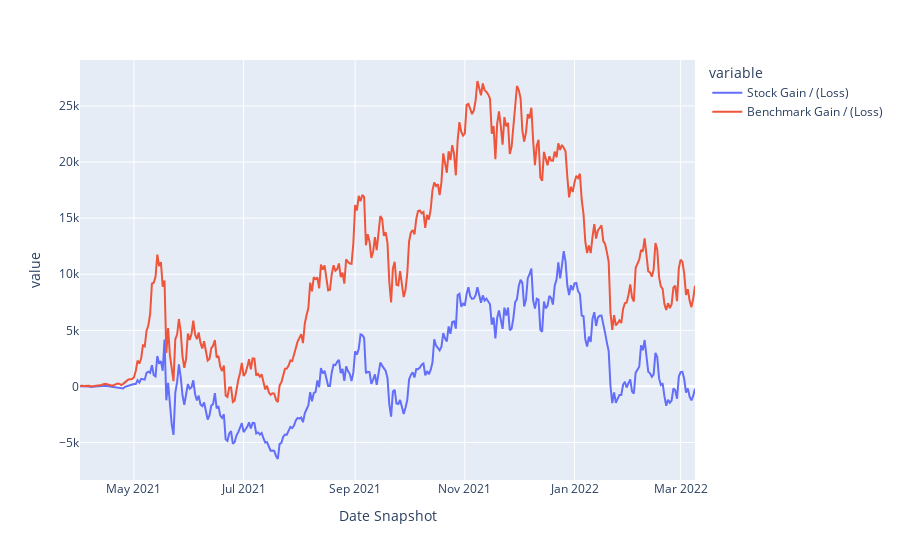
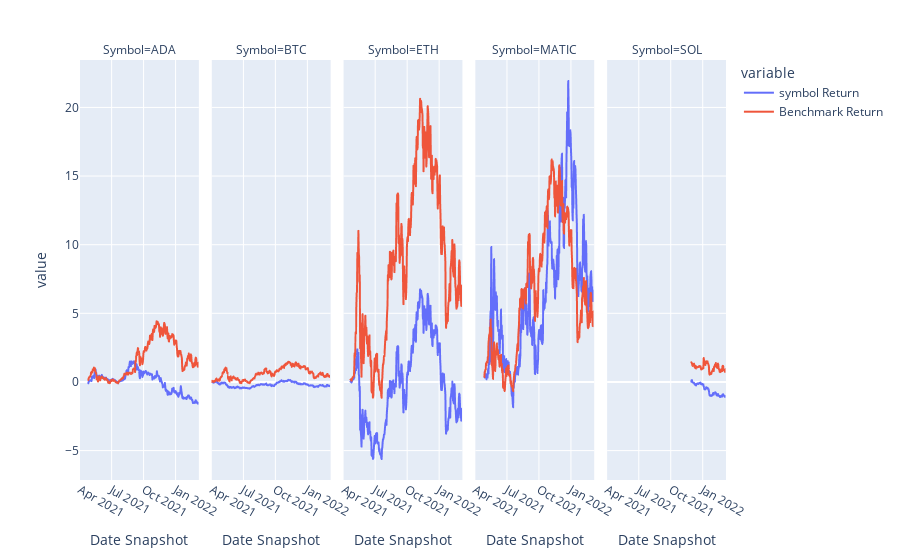

The notebook cell these images were saved under, in order:
### Code cell
t.line(combined_df, 'Stock Gain / (Loss)', 'Benchmark Gain / (Loss)')
t.line_facets(combined_df, 'symbol Return', 'Benchmark Return')

### Figure 1 — Plotly figure (JSON) as saved in the notebook; plotly's stock layout.template omitted (floating-point values rounded to 4 significant figures; data arrays with more than 128 entries replaced by an {"elided": "..."} marker saying what was removed)
{"data": [{"hovertemplate": "variable=Stock Gain / (Loss)<br>Date Snapshot=%{x}<br>value=%{y}<extra></extra>", "legendgroup": "Stock Gain / (Loss)", "line": {"color": "#636efa", "dash": "solid"}, "marker": {"symbol": "circle"}, "mode": "lines", "name": "Stock Gain / (Loss)", "orientation": "v", "showlegend": true, "type": "scatter", "x": {"elided": "343 str values"}, "xaxis": "x", "y": {"elided": "343 float values"}, "yaxis": "y"}, {"hovertemplate": "variable=Benchmark Gain / (Loss)<br>Date Snapshot=%{x}<br>value=%{y}<extra></extra>", "legendgroup": "Benchmark Gain / (Loss)", "line": {"color": "#EF553B", "dash": "solid"}, "marker": {"symbol": "circle"}, "mode": "lines", "name": "Benchmark Gain / (Loss)", "orientation": "v", "showlegend": true, "type": "scatter", "x": {"elided": "343 str values"}, "xaxis": "x", "y": {"elided": "343 float values"}, "yaxis": "y"}], "layout": {"legend": {"title": {"text": "variable"}, "tracegroupgap": 0}, "margin": {"t": 60}, "xaxis": {"anchor": "y", "domain": [0, 1], "title": {"text": "Date Snapshot"}}, "yaxis": {"anchor": "x", "domain": [0, 1], "title": {"text": "value"}}}}

### Figure 2 — Plotly figure (JSON) as saved in the notebook; plotly's stock layout.template omitted (floating-point values rounded to 4 significant figures; data arrays with more than 128 entries replaced by an {"elided": "..."} marker saying what was removed)
{"data": [{"hovertemplate": "variable=symbol Return<br>Symbol=ADA<br>Date Snapshot=%{x}<br>value=%{y}<extra></extra>", "legendgroup": "symbol Return", "line": {"color": "#636efa", "dash": "solid"}, "marker": {"symbol": "circle"}, "mode": "lines", "name": "symbol Return", "showlegend": true, "type": "scattergl", "x": {"elided": "319 str values"}, "xaxis": "x", "y": {"elided": "319 float values"}, "yaxis": "y"}, {"hovertemplate": "variable=symbol Return<br>Symbol=BTC<br>Date Snapshot=%{x}<br>value=%{y}<extra></extra>", "legendgroup": "symbol Return", "line": {"color": "#636efa", "dash": "solid"}, "marker": {"symbol": "circle"}, "mode": "lines", "name": "symbol Return", "showlegend": false, "type": "scattergl", "x": {"elided": "343 str values"}, "xaxis": "x2", "y": {"elided": "343 float values"}, "yaxis": "y2"}, {"hovertemplate": "variable=symbol Return<br>Symbol=ETH<br>Date Snapshot=%{x}<br>value=%{y}<extra></extra>", "legendgroup": "symbol Return", "line": {"color": "#636efa", "dash": "solid"}, "marker": {"symbol": "circle"}, "mode": "lines", "name": "symbol Return", "showlegend": false, "type": "scattergl", "x": {"elided": "323 str values"}, "xaxis": "x3", "y": {"elided": "323 float values"}, "yaxis": "y3"}, {"hovertemplate": "variable=symbol Return<br>Symbol=MATIC<br>Date Snapshot=%{x}<br>value=%{y}<extra></extra>", "legendgroup": "symbol Return", "line": {"color": "#636efa", "dash": "solid"}, "marker": {"symbol": "circle"}, "mode": "lines", "name": "symbol Return", "showlegend": false, "type": "scattergl", "x": {"elided": "316 str values"}, "xaxis": "x4", "y": {"elided": "316 float values"}, "yaxis": "y4"}, {"hovertemplate": "variable=symbol Return<br>Symbol=SOL<br>Date Snapshot=%{x}<br>value=%{y}<extra></extra>", "legendgroup": "symbol Return", "line": {"color": "#636efa", "dash": "solid"}, "marker": {"symbol": "circle"}, "mode": "lines", "name": "symbol Return", "showlegend": false, "type": "scattergl", "x": ["2021-11-30T00:00:00+00:00", "2021-12-01T00:00:00+00:00", "2021-12-02T00:00:00+00:00", "2021-12-03T00:00:00+00:00", "2021-12-04T00:00:00+00:00", "2021-12-05T00:00:00+00:00", "2021-12-06T00:00:00+00:00", "2021-12-07T00:00:00+00:00", "2021-12-08T00:00:00+00:00", "2021-12-09T00:00:00+00:00", "2021-12-10T00:00:00+00:00", "2021-12-11T00:00:00+00:00", "2021-12-12T00:00:00+00:00", "2021-12-13T00:00:00+00:00", "2021-12-14T00:00:00+00:00", "2021-12-15T00:00:00+00:00", "2021-12-16T00:00:00+00:00", "2021-12-17T00:00:00+00:00", "2021-12-18T00:00:00+00:00", "2021-12-19T00:00:00+00:00", "2021-12-20T00:00:00+00:00", "2021-12-21T00:00:00+00:00", "2021-12-22T00:00:00+00:00", "2021-12-23T00:00:00+00:00", "2021-12-24T00:00:00+00:00", "2021-12-25T00:00:00+00:00", "2021-12-26T00:00:00+00:00", "2021-12-27T00:00:00+00:00", "2021-12-28T00:00:00+00:00", "2021-12-29T00:00:00+00:00", "2021-12-30T00:00:00+00:00", "2021-12-31T00:00:00+00:00", "2022-01-01T00:00:00+00:00", "2022-01-02T00:00:00+00:00", "2022-01-03T00:00:00+00:00", "2022-01-04T00:00:00+00:00", "2022-01-05T00:00:00+00:00", "2022-01-06T00:00:00+00:00", "2022-01-07T00:00:00+00:00", "2022-01-08T00:00:00+00:00", "2022-01-09T00:00:00+00:00", "2022-01-10T00:00:00+00:00", "2022-01-11T00:00:00+00:00", "2022-01-12T00:00:00+00:00", "2022-01-13T00:00:00+00:00", "2022-01-14T00:00:00+00:00", "2022-01-15T00:00:00+00:00", "2022-01-16T00:00:00+00:00", "2022-01-17T00:00:00+00:00", "2022-01-18T00:00:00+00:00", "2022-01-19T00:00:00+00:00", "2022-01-20T00:00:00+00:00", "2022-01-21T00:00:00+00:00", "2022-01-22T00:00:00+00:00", "2022-01-23T00:00:00+00:00", "2022-01-24T00:00:00+00:00", "2022-01-25T00:00:00+00:00", "2022-01-26T00:00:00+00:00", "2022-01-27T00:00:00+00:00", "2022-01-28T00:00:00+00:00", "2022-01-29T00:00:00+00:00", "2022-01-30T00:00:00+00:00", "2022-01-31T00:00:00+00:00", "2022-02-01T00:00:00+00:00", "2022-02-02T00:00:00+00:00", "2022-02-03T00:00:00+00:00", "2022-02-04T00:00:00+00:00", "2022-02-05T00:00:00+00:00", "2022-02-06T00:00:00+00:00", "2022-02-07T00:00:00+00:00", "2022-02-08T00:00:00+00:00", "2022-02-09T00:00:00+00:00", "2022-02-10T00:00:00+00:00", "2022-02-11T00:00:00+00:00", "2022-02-12T00:00:00+00:00", "2022-02-13T00:00:00+00:00", "2022-02-14T00:00:00+00:00", "2022-02-15T00:00:00+00:00", "2022-02-16T00:00:00+00:00", "2022-02-17T00:00:00+00:00", "2022-02-18T00:00:00+00:00", "2022-02-19T00:00:00+00:00", "2022-02-20T00:00:00+00:00", "2022-02-21T00:00:00+00:00", "2022-02-22T00:00:00+00:00", "2022-02-23T00:00:00+00:00", "2022-02-24T00:00:00+00:00", "2022-02-25T00:00:00+00:00", "2022-02-26T00:00:00+00:00", "2022-02-27T00:00:00+00:00", "2022-02-28T00:00:00+00:00", "2022-03-01T00:00:00+00:00", "2022-03-02T00:00:00+00:00", "2022-03-03T00:00:00+00:00", "2022-03-04T00:00:00+00:00", "2022-03-05T00:00:00+00:00", "2022-03-06T00:00:00+00:00", "2022-03-07T00:00:00+00:00", "2022-03-08T00:00:00+00:00", "2022-03-09T00:00:00+00:00"], "xaxis": "x5", "y": [0.01146, 0.115, 0.1366, 0.02525, -0.02373, -0.04697, -0.05483, -0.07146, -0.05782, -0.119, -0.1851, -0.1656, -0.1579, -0.2445, -0.2519, -0.1325, -0.1426, -0.1425, -0.1067, -0.1203, -0.1543, -0.1238, -0.134, -0.07831, -0.0771, -0.06329, -0.0397, -0.05268, -0.1387, -0.175, -0.1621, -0.1777, -0.138, -0.1483, -0.1725, -0.1826, -0.3288, -0.3772, -0.5369, -0.4712, -0.4882, -0.5375, -0.4968, -0.3839, -0.4468, -0.4395, -0.422, -0.4201, -0.5054, -0.4769, -0.541, -0.6297, -0.7972, -0.9882, -0.9299, -1.014, -0.9787, -0.9999, -1.02, -1.002, -0.9482, -0.9804, -0.9175, -0.811, -0.9016, -0.9187, -0.8059, -0.7876, -0.7732, -0.7499, -0.7878, -0.7833, -0.8657, -0.9651, -0.9701, -1.0, -0.9605, -0.8744, -0.9077, -0.9982, -1.03, -1.015, -1.021, -1.104, -1.07, -1.085, -1.029, -0.999, -1.025, -1.068, -0.9184, -0.92, -0.8961, -0.9478, -1.016, -1.0, -1.052, -1.079, -1.08, -1.029], "yaxis": "y5"}, {"hovertemplate": "variable=Benchmark Return<br>Symbol=ADA<br>Date Snapshot=%{x}<br>value=%{y}<extra></extra>", "legendgroup": "Benchmark Return", "line": {"color": "#EF553B", "dash": "solid"}, "marker": {"symbol": "circle"}, "mode": "lines", "name": "Benchmark Return", "showlegend": true, "type": "scattergl", "x": {"elided": "319 str values"}, "xaxis": "x", "y": {"elided": "319 float values"}, "yaxis": "y"}, {"hovertemplate": "variable=Benchmark Return<br>Symbol=BTC<br>Date Snapshot=%{x}<br>value=%{y}<extra></extra>", "legendgroup": "Benchmark Return", "line": {"color": "#EF553B", "dash": "solid"}, "marker": {"symbol": "circle"}, "mode": "lines", "name": "Benchmark Return", "showlegend": false, "type": "scattergl", "x": {"elided": "343 str values"}, "xaxis": "x2", "y": {"elided": "343 float values"}, "yaxis": "y2"}, {"hovertemplate": "variable=Benchmark Return<br>Symbol=ETH<br>Date Snapshot=%{x}<br>value=%{y}<extra></extra>", "legendgroup": "Benchmark Return", "line": {"color": "#EF553B", "dash": "solid"}, "marker": {"symbol": "circle"}, "mode": "lines", "name": "Benchmark Return", "showlegend": false, "type": "scattergl", "x": {"elided": "323 str values"}, "xaxis": "x3", "y": {"elided": "323 float values"}, "yaxis": "y3"}, {"hovertemplate": "variable=Benchmark Return<br>Symbol=MATIC<br>Date Snapshot=%{x}<br>value=%{y}<extra></extra>", "legendgroup": "Benchmark Return", "line": {"color": "#EF553B", "dash": "solid"}, "marker": {"symbol": "circle"}, "mode": "lines", "name": "Benchmark Return", "showlegend": false, "type": "scattergl", "x": {"elided": "316 str values"}, "xaxis": "x4", "y": {"elided": "316 float values"}, "yaxis": "y4"}, {"hovertemplate": "variable=Benchmark Return<br>Symbol=SOL<br>Date Snapshot=%{x}<br>value=%{y}<extra></extra>", "legendgroup": "Benchmark Return", "line": {"color": "#EF553B", "dash": "solid"}, "marker": {"symbol": "circle"}, "mode": "lines", "name": "Benchmark Return", "showlegend": false, "type": "scattergl", "x": ["2021-11-30T00:00:00+00:00", "2021-12-01T00:00:00+00:00", "2021-12-02T00:00:00+00:00", "2021-12-03T00:00:00+00:00", "2021-12-04T00:00:00+00:00", "2021-12-05T00:00:00+00:00", "2021-12-06T00:00:00+00:00", "2021-12-07T00:00:00+00:00", "2021-12-08T00:00:00+00:00", "2021-12-09T00:00:00+00:00", "2021-12-10T00:00:00+00:00", "2021-12-11T00:00:00+00:00", "2021-12-12T00:00:00+00:00", "2021-12-13T00:00:00+00:00", "2021-12-14T00:00:00+00:00", "2021-12-15T00:00:00+00:00", "2021-12-16T00:00:00+00:00", "2021-12-17T00:00:00+00:00", "2021-12-18T00:00:00+00:00", "2021-12-19T00:00:00+00:00", "2021-12-20T00:00:00+00:00", "2021-12-21T00:00:00+00:00", "2021-12-22T00:00:00+00:00", "2021-12-23T00:00:00+00:00", "2021-12-24T00:00:00+00:00", "2021-12-25T00:00:00+00:00", "2021-12-26T00:00:00+00:00", "2021-12-27T00:00:00+00:00", "2021-12-28T00:00:00+00:00", "2021-12-29T00:00:00+00:00", "2021-12-30T00:00:00+00:00", "2021-12-31T00:00:00+00:00", "2022-01-01T00:00:00+00:00", "2022-01-02T00:00:00+00:00", "2022-01-03T00:00:00+00:00", "2022-01-04T00:00:00+00:00", "2022-01-05T00:00:00+00:00", "2022-01-06T00:00:00+00:00", "2022-01-07T00:00:00+00:00", "2022-01-08T00:00:00+00:00", "2022-01-09T00:00:00+00:00", "2022-01-10T00:00:00+00:00", "2022-01-11T00:00:00+00:00", "2022-01-12T00:00:00+00:00", "2022-01-13T00:00:00+00:00", "2022-01-14T00:00:00+00:00", "2022-01-15T00:00:00+00:00", "2022-01-16T00:00:00+00:00", "2022-01-17T00:00:00+00:00", "2022-01-18T00:00:00+00:00", "2022-01-19T00:00:00+00:00", "2022-01-20T00:00:00+00:00", "2022-01-21T00:00:00+00:00", "2022-01-22T00:00:00+00:00", "2022-01-23T00:00:00+00:00", "2022-01-24T00:00:00+00:00", "2022-01-25T00:00:00+00:00", "2022-01-26T00:00:00+00:00", "2022-01-27T00:00:00+00:00", "2022-01-28T00:00:00+00:00", "2022-01-29T00:00:00+00:00", "2022-01-30T00:00:00+00:00", "2022-01-31T00:00:00+00:00", "2022-02-01T00:00:00+00:00", "2022-02-02T00:00:00+00:00", "2022-02-03T00:00:00+00:00", "2022-02-04T00:00:00+00:00", "2022-02-05T00:00:00+00:00", "2022-02-06T00:00:00+00:00", "2022-02-07T00:00:00+00:00", "2022-02-08T00:00:00+00:00", "2022-02-09T00:00:00+00:00", "2022-02-10T00:00:00+00:00", "2022-02-11T00:00:00+00:00", "2022-02-12T00:00:00+00:00", "2022-02-13T00:00:00+00:00", "2022-02-14T00:00:00+00:00", "2022-02-15T00:00:00+00:00", "2022-02-16T00:00:00+00:00", "2022-02-17T00:00:00+00:00", "2022-02-18T00:00:00+00:00", "2022-02-19T00:00:00+00:00", "2022-02-20T00:00:00+00:00", "2022-02-21T00:00:00+00:00", "2022-02-22T00:00:00+00:00", "2022-02-23T00:00:00+00:00", "2022-02-24T00:00:00+00:00", "2022-02-25T00:00:00+00:00", "2022-02-26T00:00:00+00:00", "2022-02-27T00:00:00+00:00", "2022-02-28T00:00:00+00:00", "2022-03-01T00:00:00+00:00", "2022-03-02T00:00:00+00:00", "2022-03-03T00:00:00+00:00", "2022-03-04T00:00:00+00:00", "2022-03-05T00:00:00+00:00", "2022-03-06T00:00:00+00:00", "2022-03-07T00:00:00+00:00", "2022-03-08T00:00:00+00:00", "2022-03-09T00:00:00+00:00"], "xaxis": "x5", "y": [1.435, 1.414, 1.377, 1.222, 1.169, 1.212, 1.301, 1.28, 1.331, 1.173, 1.057, 1.15, 1.177, 0.9978, 0.9819, 1.12, 1.083, 1.056, 1.099, 1.078, 1.078, 1.122, 1.094, 1.161, 1.13, 1.154, 1.14, 1.123, 1.001, 0.9028, 0.9539, 0.9287, 0.9743, 1.006, 0.9825, 1.003, 1.74, 1.605, 1.348, 1.242, 1.314, 1.242, 1.394, 1.512, 1.378, 1.455, 1.476, 1.5, 1.354, 1.327, 1.252, 1.16, 0.6862, 0.5258, 0.663, 0.5675, 0.5886, 0.6158, 0.5903, 0.7217, 0.7752, 0.7812, 0.8522, 0.9508, 0.8287, 0.7912, 1.105, 1.137, 1.18, 1.272, 1.257, 1.379, 1.213, 1.073, 1.062, 1.023, 1.091, 1.336, 1.277, 1.021, 0.9313, 0.9082, 0.7673, 0.7114, 0.7756, 0.7297, 0.7659, 0.9214, 0.9395, 0.7938, 1.101, 1.181, 1.163, 1.052, 0.8527, 0.9054, 0.7994, 0.7386, 0.817, 0.9369], "yaxis": "y5"}], "layout": {"annotations": [{"showarrow": false, "text": "Symbol=ADA", "x": 0.092, "xanchor": "center", "xref": "paper", "y": 1, "yanchor": "bottom", "yref": "paper"}, {"showarrow": false, "text": "Symbol=BTC", "x": 0.296, "xanchor": "center", "xref": "paper", "y": 1, "yanchor": "bottom", "yref": "paper"}, {"showarrow": false, "text": "Symbol=ETH", "x": 0.5, "xanchor": "center", "xref": "paper", "y": 1, "yanchor": "bottom", "yref": "paper"}, {"showarrow": false, "text": "Symbol=MATIC", "x": 0.704, "xanchor": "center", "xref": "paper", "y": 1, "yanchor": "bottom", "yref": "paper"}, {"showarrow": false, "text": "Symbol=SOL", "x": 0.908, "xanchor": "center", "xref": "paper", "y": 1, "yanchor": "bottom", "yref": "paper"}], "legend": {"title": {"text": "variable"}, "tracegroupgap": 0}, "margin": {"t": 60}, "xaxis": {"anchor": "y", "domain": [0, 0.184], "title": {"text": "Date Snapshot"}}, "xaxis2": {"anchor": "y2", "domain": [0.204, 0.388], "matches": "x", "title": {"text": "Date Snapshot"}}, "xaxis3": {"anchor": "y3", "domain": [0.408, 0.592], "matches": "x", "title": {"text": "Date Snapshot"}}, "xaxis4": {"anchor": "y4", "domain": [0.612, 0.796], "matches": "x", "title": {"text": "Date Snapshot"}}, "xaxis5": {"anchor": "y5", "domain": [0.816, 1], "matches": "x", "title": {"text": "Date Snapshot"}}, "yaxis": {"anchor": "x", "domain": [0, 1], "title": {"text": "value"}}, "yaxis2": {"anchor": "x2", "domain": [0, 1], "matches": "y", "showticklabels": false}, "yaxis3": {"anchor": "x3", "domain": [0, 1], "matches": "y", "showticklabels": false}, "yaxis4": {"anchor": "x4", "domain": [0, 1], "matches": "y", "showticklabels": false}, "yaxis5": {"anchor": "x5", "domain": [0, 1], "matches": "y", "showticklabels": false}}}
